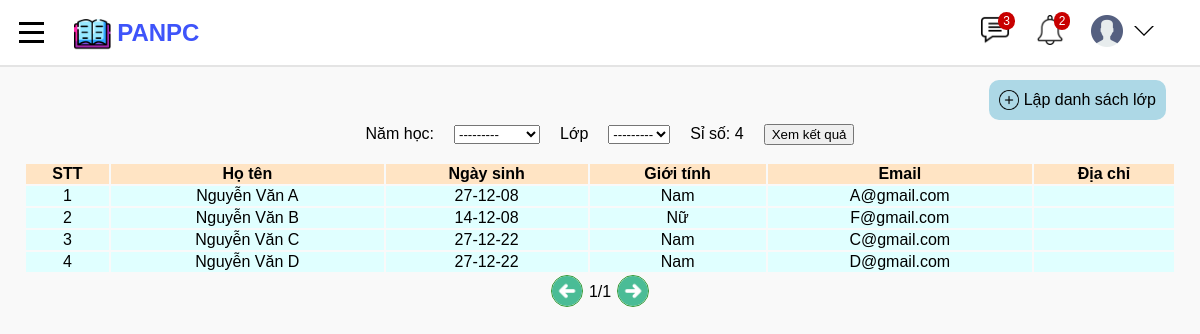
/danhsachlop/ (signed in), run on an earlier commit of the app's database.
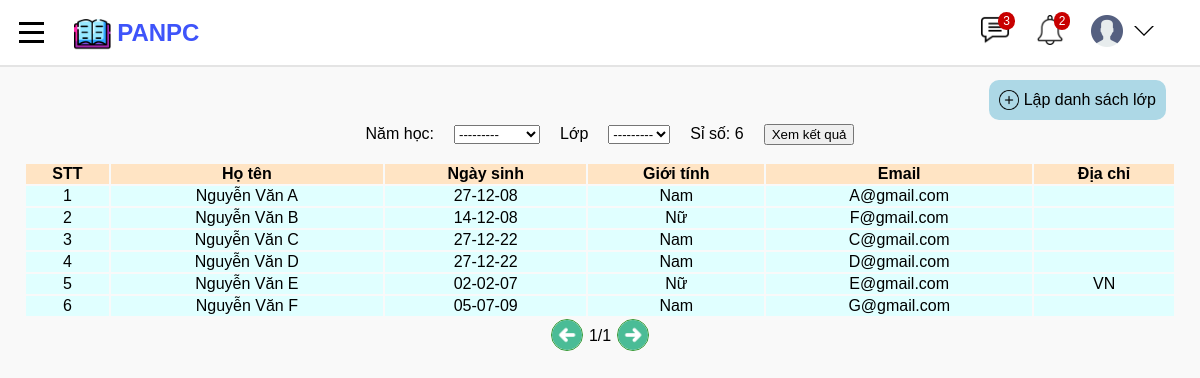
And on a later commit of the database.
### studentManager/models.py (models this page shows, shortened)
class Student(models.Model):
    user = models.OneToOneField(CustomUser, on_delete=models.CASCADE)
    classOfSchool = models.ManyToManyField(SchoolClass, blank=True)

class CustomUser(AbstractUser):
    USER_TYPE = (('1', "Admin"), ('2', "Teacher"), ('3', "Student"))
    SEX_CATELOGY = [("1", "Nam"), ("0", "Nữ")]
    now = date.today
    username = models.CharField(max_length=200, unique=True)
    role = models.CharField(default='1', choices=USER_TYPE, max_length=1)
    is_active = models.BooleanField(default=True)
    is_staff = models.BooleanField(default=False)
    is_superuser = models.BooleanField(default=False)
    name = models.CharField(default='', max_length=200)
    dateOfBirth = models.DateField(default=now)
    sex = models.CharField(default='1', choices=SEX_CATELOGY,max_length=1)
    phone = models.CharField(default='', max_length=20, blank=True)
    email = models.EmailField(max_length=200, unique=True)
    address = models.TextField(default='', blank=True)
    USERNAME_FIELD = "username"
    REQUIRED_FIELDS = []
    objects = CustomUserManager()
    class Meta:
        constraints = [
            models.UniqueConstraint(
                fields=['username', 'email'], name="unique_user")
        ]

### studentManager/views.py (the view)
# urls.py: path('danhsachlop/', views.dsLop, name = "dsLop"),
@login_required(login_url='loginpage')
def dsLop(request):
    students = Student.objects.all()
    class_filter = ClassFilter(request.GET, queryset=students)
    students = class_filter.qs.order_by('user__name')
    format_date = [s.user.dateOfBirth.strftime("%d-%m-%y") for s in students]
    n_students = students.count()
    context = {
        'students': zip(students, format_date),
        'class_filter': class_filter,
        'n_students': n_students,
    }
    return render(request, 'studentManager/dslop.html', context)

### studentManager/templates/studentManager/dslop.html (shortened to what this page needs)
{% extends 'studentManager/base.html' %}
{% load static %}
{% block content %}
<header class="tacvu">
  <a class="add" href="{% url 'chonNamHoc' %}">
    <img src="{% static 'images/add.png' %}" height="20px">
    <p>Lập danh sách lớp</p>
  </a>
</header>
<form class="list-year" action="" method="GET">
  <label for="years_topic">Năm học:</label>
    {{class_filter.form.year}}
  <label for="class_topic">Lớp</label>
    {{class_filter.form.classOfSchool}}
  <label>Sỉ số: {{n_students}}</label>
  <button class="result-btn" name="rq_result">Xem kết quả</button>
</form>
<table class="table">
  <tr>
    <th>STT</th>
    <th>Họ tên</th>
    <th>Ngày sinh</th>
    <th>Giới tính</th>
    <th>Email</th>
    <th>Địa chỉ</th>
  </tr>
  {% for student, date in students %}
    <tr class ="list">
      <td>{{ forloop.counter }}</td>
      <td>{{student.user.name}}</td>
      <td>{{date}}</td>
    {%if student.user.sex == '1'%}
      <td>Nam</td>
    {%else%}
      <td>Nữ</td>
    {%endif%}
      <td>{{student.user.email}}</td>
      <td>{{student.user.address}}</td>
    </tr>
  {% endfor %}
</table>
<div class="pagenumber">
  <button class="previous" type="previous">
    <img src="{% static 'images/previous.png' %}">
  </button>
  <p>1/1</p>
  <button class="next" type="next">
    <img src="{% static 'images/next.png' %}">
  </button>
</div>
{% endblock %}

What changed in the data, as far as the page shows it:
added Student: user.name "Nguyễn Văn E", date "02-02-07", shows "Nữ", user.email "E@gmail.com", user.address "VN"
added Student: user.name "Nguyễn Văn F", date "05-07-09", shows "Nam", user.email "G@gmail.com"
Also different on the page:
{{ n_students }}: "4" → "6"
